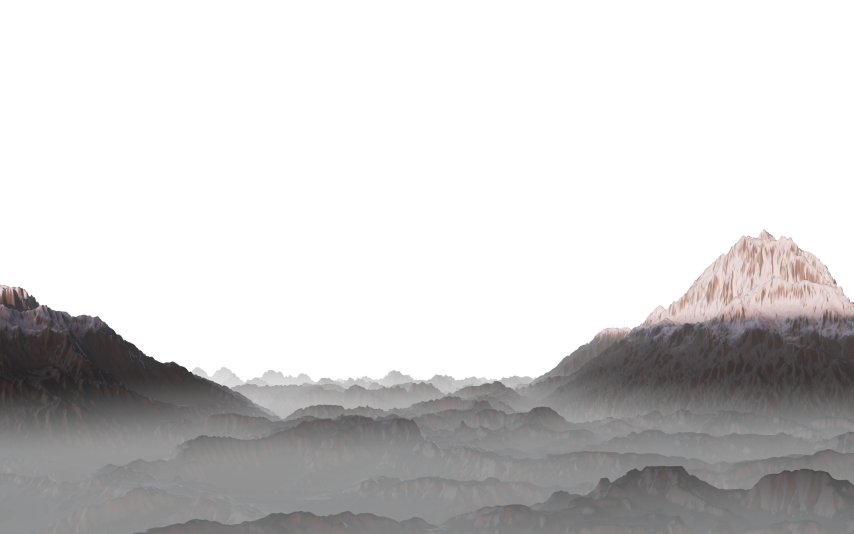
#> input picture docs/assets/src/scenes/02-alpes_relief.png, 2560 x 1600 px (shown at 1/3 size); its folder holds 4 pictures in this run
$ python hero.py scenes/01-canyon_relief.png
#> lines starting #> are read from the running program, lines starting #| are printed output that depends on the picture
"""The banner at the top of the README, in two themes.

    python3 docs/assets/src/hero.py            # docs/assets/hero-{dark,light}.svg
    python3 docs/assets/src/hero.py --at 1.2   # frozen 1.2 s in, to look at it

A card of the home screen's five night scenes, one after another, dithered as
Massif's home screen does it: at night for GitHub's dark theme, its own
sixteen colours a scene; at dawn for the light theme, the scene's relief
(its `_relief` layer) lifted into daylight under a sky drawn for it. Four
phases of the dither follow one another, so that the picture moves; stars
twinkle in the night skies only. Over it, Massif's mark of blocks rises and
its name falls into place in blocks, a letter after another.

Everything moves with CSS animations, which play inside an <img>; the
pictures are PNGs inside the SVG. Needs Pillow.
"""

import base64
import io
import math
import os
import random
import sys

from PIL import Image, ImageEnhance

HERE = os.path.dirname(os.path.abspath(__file__))
ROOT = os.path.normpath(os.path.join(HERE, "..", "..", ".."))
BACKDROPS = os.path.join(ROOT, "crates", "massif-app", "assets", "backdrops")
# Each scene's land cut out (its `_relief` layer), for the dawn of the light
# theme: kept here, as only the banner needs them.
LAYERS = os.path.join(HERE, "scenes")
OUT = os.path.join(ROOT, "docs", "assets")

W, H = 1280, 420
CELL = 3  # pixels of the card per cell of the dither
COLS, ROWS = W // CELL, H // CELL
RADIUS = 22
PHASES = 4
SLOT, FADE = 5.0, 1.2  # seconds a scene shows, and its cross-fade

# The scenes: their file, where the card's band is taken down the picture
# (0 top, 1 bottom), the dawn's horizon, and how much the land is lifted
# into daylight and saturated.
SCENES = [
    ("02-alpes", 0.42, (232, 226, 248), 2.5, 1.25),
    ("03-iles-volcaniques", 0.62, (255, 224, 206), 1.9, 0.72),
    ("01-canyon", 0.60, (255, 214, 176), 2.6, 1.3),
    ("04-avatar", 0.60, (214, 236, 242), 2.6, 1.3),
    ("05-dunes", 0.74, (240, 228, 246), 2.6, 1.25),
]
# The home screen's other scenes, for their dawn (the light theme's
# picture): not in the banner.
MORE = [
    ("06-fjord-aurore", 0.5, (212, 238, 236), 2.3, 1.15),
    ("07-rizieres", 0.6, (255, 214, 228), 2.5, 1.15),
    ("08-falaises-craie", 0.5, (226, 232, 248), 1.9, 1.05),
    ("09-foret-lac", 0.5, (255, 226, 202), 2.6, 1.15),
    ("10-exoplanete", 0.5, (236, 226, 250), 2.4, 1.15),
]

# Massif's three tones: the tops, the faces turned to the light, the others.
PEACH, ORANGE, RUST = "#fed7aa", "#f97316", "#9a3412"
PAPER = (252, 250, 246)
NIGHT = (6, 9, 18)

BAYER = [
    [0, 32, 8, 40, 2, 34, 10, 42],
    [48, 16, 56, 24, 50, 18, 58, 26],
    [12, 44, 4, 36, 14, 46, 6, 38],
    [60, 28, 52, 20, 62, 30, 54, 22],
    [3, 35, 11, 43, 1, 33, 9, 41],
    [51, 19, 59, 27, 49, 17, 57, 25],
    [15, 47, 7, 39, 13, 45, 5, 37],
    [63, 31, 55, 23, 61, 29, 53, 21],
]


def smooth(t):
    t = max(0.0, min(1.0, t))
    return t * t * (3 - 2 * t)


def band(path, at):
    """The card's band of the picture at `path`, a pixel a cell."""
#> called with at = 0.42
    im = Image.open(path)
#> im is the input picture: PIL image 2560x1600 RGBA; mean R, G, B, A 10, 8, 8.4, 53.8
    w, h = im.size
#> w = 2560; h = 1600
    crop_h = int(w * H / W)
#> crop_h = 840
    top = int((h - crop_h) * at)
#> top = 319
    return im.crop((0, top, w, top + crop_h)).resize((COLS, ROWS), Image.LANCZOS)
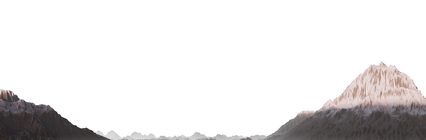
#> returned value: PIL image 426x140 RGBA; mean R, G, B, A 14.2, 11.7, 11.9, 34.6; transparent parts drawn white


# [42 lines left out: functions palette_of, dither, sky, not called in this run]


def scene(name, at, horizon, lift, sat, theme):
    """The phases of the dither of a scene, and where its sky is (for
    stars): a mask, a pixel a cell, 255 where there is no land."""
    relief = band(os.path.join(LAYERS, f"{name}_relief.png"), at)
    land = relief.split()[3]
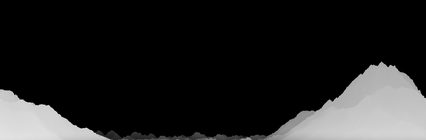
#> land: PIL image 426x140 L; min 0, max 227, mean 34.6
    if theme == "dark":
        src = band(os.path.join(BACKDROPS, f"{name}_complet.png"), at).convert("RGB")
        src = ImageEnhance.Contrast(ImageEnhance.Brightness(src).enhance(1.08)).enhance(1.16)
        target = NIGHT

        def veil(x):
            return 0.8 * (1 - smooth((x / COLS - 0.05) / 0.6)), target

    else:
        rgb = relief.convert("RGB")
        lifted = lambda im: ImageEnhance.Color(ImageEnhance.Contrast(ImageEnhance.Brightness(im).enhance(lift)).enhance(0.9)).enhance(sat)
        dawn = sky(PAPER, horizon, rgb.size)
        # What shines in the night sky — a far peak in the snow, a glow,
        # lava — stays, lifted; the dark of the night becomes the dawn.
        whole = band(os.path.join(BACKDROPS, f"{name}_complet.png"), at).convert("RGB")
        shine = whole.convert("L").point(lambda v: int(255 * smooth((v / 255.0 - 0.22) / 0.3)))
        # (Bright already: lifted a little, its colour kept.)
        glow = ImageEnhance.Color(ImageEnhance.Brightness(whole).enhance(1.3)).enhance(1.1)
        up = Image.composite(glow, dawn, shine)
        src = Image.composite(lifted(rgb), up, land)
        target = PAPER

        def veil(x):
            return 0.84 * (1 - smooth((x / COLS - 0.05) / 0.6)), target

    pal = palette_of(src, 16)
    sky_mask = land.point(lambda a: 255 if a < 8 else 0)
    return [dither(src, pal, p, veil) for p in range(PHASES)], sky_mask


# [20 lines left out: functions dawn, png_uri, not called in this run]


# ------------------------------------------------------------- the words --

FONT = {
    "M": ["1...1", "11.11", "1.1.1", "1.1.1", "1...1", "1...1", "1...1"],
    "A": [".111.", "1...1", "1...1", "11111", "1...1", "1...1", "1...1"],
    "S": [".1111", "1....", "1....", ".111.", "....1", "....1", "1111."],
    "I": ["111", ".1.", ".1.", ".1.", ".1.", ".1.", "111"],
    "F": ["11111", "1....", "1....", "1111.", "1....", "1....", "1...."],
}


def collinear(a, b, c):
    return (b[0] - a[0]) * (c[1] - b[1]) == (b[1] - a[1]) * (c[0] - b[0])


# [63 lines left out: functions outline, letter, mark, not called in this run]


# -------------------------------------------------------------- the card --


def svg(theme, at=None):
    dark = theme == "dark"
    cycle = SLOT * len(SCENES)
    tag = "#dbe3ee" if dark else "#334155"
    halo = "#%02x%02x%02x" % (NIGHT if dark else PAPER)
    border = "rgba(255,255,255,0.10)" if dark else "rgba(15,23,42,0.10)"
    shadow = "0.45" if dark else "0.16"

    # [5 lines left out: function anim, not called in this run]

    a = SLOT / cycle * 100
    f = FADE / cycle * 100
    parts = [
        f'<svg xmlns="http://www.w3.org/2000/svg" viewBox="0 0 {W} {H}" width="{W}" height="{H}" role="img" aria-label="Massif: the map editor for Minecraft, written in Rust">',
        "<title>Massif</title>",
        "<style>"
        "@keyframes in{from{opacity:0}to{opacity:1}}"
        # A scene: in over FADE, shown for SLOT, out over FADE, then away.
        f"@keyframes show{{0%{{opacity:0}}{f:.3f}%{{opacity:1}}{a:.3f}%{{opacity:1}}{a + f:.3f}%{{opacity:0}}100%{{opacity:0}}}}"
        f"@keyframes boil{{0%,{100 / PHASES - 0.01:.2f}%{{opacity:1}}{100 / PHASES:.2f}%,100%{{opacity:0}}}}"
        "@keyframes twinkle{0%,100%{opacity:.12}50%{opacity:1}}"
        "@keyframes rise{0%{opacity:0;transform:translateY(30px) scaleY(.3)}60%{opacity:1;transform:translateY(-3px) scaleY(1.05)}100%{opacity:1;transform:none}}"
        "@keyframes drop{0%{opacity:0;transform:translateY(-40px)}55%{opacity:1;transform:translateY(4px)}75%{transform:translateY(-1.5px)}100%{opacity:1;transform:none}}"
        "@keyframes slide{from{opacity:0;transform:translateX(-14px)}to{opacity:1;transform:none}}"
        "@keyframes hover{0%,100%{transform:translateY(0)}50%{transform:translateY(-4px)}}"
        ".b{transform-box:fill-box;transform-origin:50% 100%}"
        ".l{transform-box:fill-box;transform-origin:50% 50%}"
        "@media (prefers-reduced-motion:reduce){*{animation:none!important}}"
        "</style>",
        "<defs>",
        f'<clipPath id="card"><rect width="{W}" height="{H}" rx="{RADIUS}"/></clipPath>',
        '<linearGradient id="face" x1="0" y1="0" x2="0" y2="1"><stop offset="0" stop-color="#fb923c"/><stop offset="1" stop-color="#ea580c"/></linearGradient>',
        f'<filter id="lift" x="-20%" y="-20%" width="140%" height="160%"><feDropShadow dx="0" dy="7" stdDeviation="7" flood-color="#000" flood-opacity="{shadow}"/></filter>',
        "</defs>",
        '<g clip-path="url(#card)">',
        f'<rect width="{W}" height="{H}" fill="{"#%02x%02x%02x" % (NIGHT if dark else PAPER)}"/>',
    ]
    # The scenes, one after another, each its four phases.
    rnd = random.Random(11)
    for k, (name, band_at, horizon, lift, sat) in enumerate(SCENES):
        phases, sky_mask = scene(name, band_at, horizon, lift, sat, theme)
        if at is None:
            style = f"animation:show {cycle:.1f}s linear {k * SLOT - FADE:.2f}s infinite both"
        else:
            t = (at + FADE - k * SLOT) % cycle
            style = f"opacity:{1 if 0 <= t < SLOT + FADE else 0}"
        parts.append(f'<g style="{style}">')
        for p, im in enumerate(phases):
            if at is None:
                ps = f"animation:boil {0.9 * PHASES:.1f}s steps(1) {-0.9 * (PHASES - 1 - p):.1f}s infinite"
            else:
                ps = f"opacity:{1 if p == int(at / 0.9) % PHASES else 0}"
            parts.append(f'<image href="{png_uri(im)}" width="{W}" height="{H}" preserveAspectRatio="none" style="image-rendering:pixelated;{ps}"/>')
        if dark:
            # Stars, where there is sky, away from the words.
            m = sky_mask.load()
            stars = []
            tries = 0
            while len(stars) < 30 and tries < 4000:
                tries += 1
                cx, cy = rnd.randrange(int(COLS * 0.45), COLS - 3), rnd.randrange(2, int(ROWS * 0.6))
                if all(m[min(COLS - 1, cx + i), min(ROWS - 1, cy + j)] for i in range(-2, 3) for j in range(-2, 3)):
                    size = rnd.choice([2, 2, 2, 3, 3, 4])
                    delay, dur = rnd.uniform(0, 5), rnd.uniform(2.2, 5.0)
                    st = f"animation:twinkle {dur:.1f}s ease-in-out {-delay:.1f}s infinite" if at is None else "opacity:.8"
                    stars.append(f'<rect x="{cx * CELL}" y="{cy * CELL}" width="{size}" height="{size}" fill="#e2e8f0" style="{st}"/>')
            parts.append("<g>" + "".join(stars) + "</g>")
        parts.append("</g>")

    # The mark, its blocks rising one after another.
    parts.append(f'<g filter="url(#lift)"><g style="{anim("hover", 6.0, 3.2, "ease-in-out infinite") if at is None else ""}">')
    for (top, left, right, delay) in mark(150, 172, 25):
        parts.append(
            f'<g class="b" style="{anim("rise", 0.9, 0.35 + delay, "cubic-bezier(.2,.8,.2,1)")}">'
            f'<path d="{left}" fill="{ORANGE}"/><path d="{right}" fill="{RUST}"/><path d="{top}" fill="{PEACH}"/></g>'
        )
    parts.append("</g></g>")

    # The name, in blocks, a letter after another.
    s, d = 15, 7
    x, y0 = 300, 142
    parts.append('<g filter="url(#lift)">')
    for i, ch in enumerate("MASSIF"):
        tops, sides, front, width = letter(ch, x, y0, s, d)
        parts.append(
            f'<g class="l" style="{anim("drop", 0.85, 0.85 + i * 0.09, "cubic-bezier(.2,.75,.25,1)")}">'
            f'<path d="{sides}" fill="{RUST}"/><path d="{tops}" fill="{PEACH}"/><path d="{front}" fill="url(#face)" fill-rule="evenodd"/></g>'
        )
        x += (width + 1) * s
    parts.append("</g>")
    # What it is.
    parts.append(
        f'<g style="{anim("slide", 0.8, 1.65, "ease-out")}">'
        f'<text x="302" y="{y0 + 7 * s + 46}" fill="{tag}" stroke="{halo}" stroke-width="5" stroke-opacity=".75" paint-order="stroke" stroke-linejoin="round" '
        f'font-family="ui-monospace,SFMono-Regular,Menlo,Consolas,monospace" font-size="17" font-weight="600" letter-spacing="3.4">THE MAP EDITOR FOR MINECRAFT · WRITTEN IN RUST</text></g>'
    )
    parts.append("</g>")
    parts.append(f'<rect x=".5" y=".5" width="{W - 1}" height="{H - 1}" rx="{RADIUS}" fill="none" stroke="{border}"/>')
    parts.append("</svg>")
    return "".join(parts)


def main():
    args = sys.argv[1:]
    at = float(args[args.index("--at") + 1]) if "--at" in args else None
    out = args[args.index("--out") + 1] if "--out" in args else OUT
    if "--dawns" in args:
        # The light theme's pictures of the home screen, beside the night's.
        where = args[args.index("--dawns") + 1] if len(args) > args.index("--dawns") + 1 else BACKDROPS
        for (name, _, horizon, lift, sat) in SCENES + MORE:
            path = os.path.join(where, f"{name}_aube.jpg")
            dawn(name, horizon, lift, sat).save(path, "JPEG", quality=88, optimize=True, progressive=True)
            print(f"{path}: {os.path.getsize(path) // 1024} KiB")
        return
    for theme in ("dark", "light"):
        path = os.path.join(out, f"hero-{theme}.svg")
        with open(path, "w") as f:
            f.write(svg(theme, at))
        print(f"{path}: {os.path.getsize(path) // 1024} KiB")


if __name__ == "__main__":
#> (the run stopped early here; a loop or call above may not have finished)
